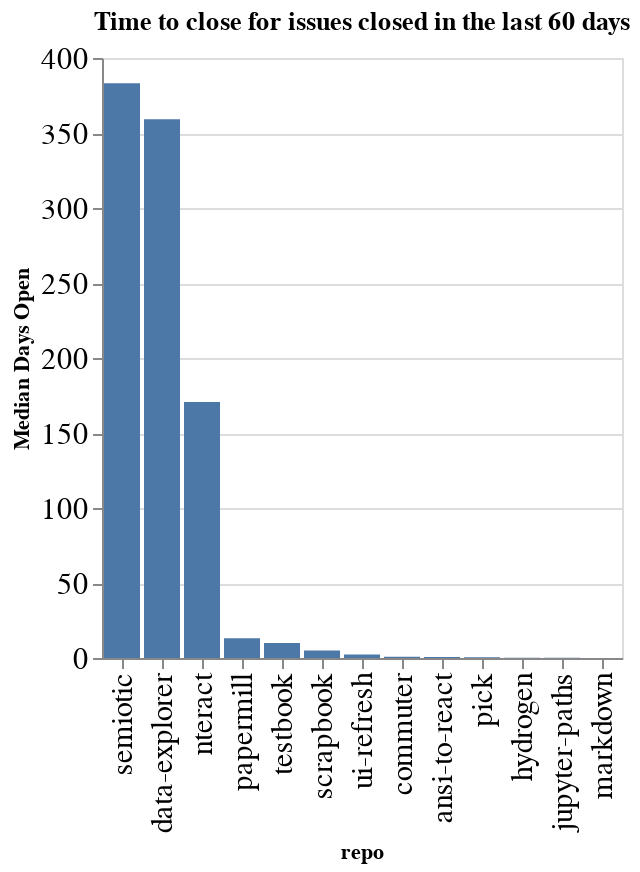

This figure's notebook cell:
### Code cell
time_open = closed.groupby(['org', 'repo']).agg({'time_open': 'median'}).reset_index()
time_open['time_open'] = time_open['time_open'] / (60 * 60 * 24)
time_open['org/repo'] = time_open.apply(lambda a: a['org'] + '/' + a['repo'], axis=1)
sorted_vals = time_open.sort_values(['org', 'time_open'], ascending=False)['repo'].values
alt.Chart(data=time_open, title=f"Time to close for issues closed in the last {n_days} days").mark_bar().encode(
    x=alt.X('repo', sort=alt.Sort(sorted_vals.tolist())),
    y=alt.Y('time_open', title="Median Days Open"),
)

### Figure 1 — Vega-Lite specification as saved in the notebook (floating-point values rounded to 4 significant figures)
{"config": {"axisLeft": {"labelFontSize": 15}, "axisBottom": {"labelFontSize": 15}}, "data": {"name": "data-8b0567e2e34c081450931c8db06ce380"}, "mark": "bar", "encoding": {"x": {"type": "nominal", "field": "repo", "sort": ["semiotic", "data-explorer", "nteract", "papermill", "testbook", "scrapbook", "ui-refresh", "commuter", "ansi-to-react", "pick", "hydrogen", "jupyter-paths", "markdown"]}, "y": {"type": "quantitative", "field": "time_open", "title": "Median Days Open"}}, "title": "Time to close for issues closed in the last 60 days", "$schema": "https://vega.github.io/schema/vega-lite/v4.0.2.json", "datasets": {"data-8b0567e2e34c081450931c8db06ce380": [{"org": "nteract", "repo": "ansi-to-react", "time_open": 0.7234, "org/repo": "nteract/ansi-to-react"}, {"org": "nteract", "repo": "commuter", "time_open": 0.8108, "org/repo": "nteract/commuter"}, {"org": "nteract", "repo": "data-explorer", "time_open": 359.1, "org/repo": "nteract/data-explorer"}, {"org": "nteract", "repo": "hydrogen", "time_open": 0.2146, "org/repo": "nteract/hydrogen"}, {"org": "nteract", "repo": "jupyter-paths", "time_open": 0.1374, "org/repo": "nteract/jupyter-paths"}, {"org": "nteract", "repo": "markdown", "time_open": 0.001921, "org/repo": "nteract/markdown"}, {"org": "nteract", "repo": "nteract", "time_open": 170.7, "org/repo": "nteract/nteract"}, {"org": "nteract", "repo": "papermill", "time_open": 13.19, "org/repo": "nteract/papermill"}, {"org": "nteract", "repo": "pick", "time_open": 0.5795, "org/repo": "nteract/pick"}, {"org": "nteract", "repo": "scrapbook", "time_open": 4.956, "org/repo": "nteract/scrapbook"}, {"org": "nteract", "repo": "semiotic", "time_open": 383.1, "org/repo": "nteract/semiotic"}, {"org": "nteract", "repo": "testbook", "time_open": 10.03, "org/repo": "nteract/testbook"}, {"org": "nteract", "repo": "ui-refresh", "time_open": 2.378, "org/repo": "nteract/ui-refresh"}]}}
